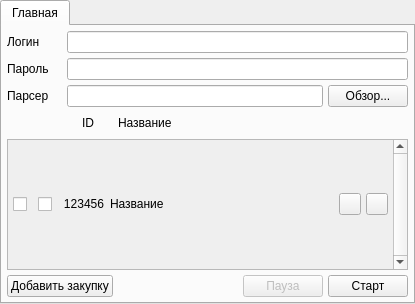
<?xml version="1.0" encoding="UTF-8"?>
<ui version="4.0">
 <class>Form</class>
 <widget class="QWidget" name="Form">
  <property name="geometry">
   <rect>
    <x>0</x>
    <y>0</y>
    <width>415</width>
    <height>304</height>
   </rect>
  </property>
  <property name="windowTitle">
   <string>CatalogRobot</string>
  </property>
  <property name="windowIcon">
   <iconset>
    <normaloff>:/res/robot.ico</normaloff>:/res/robot.ico</iconset>
  </property>
  <layout class="QVBoxLayout" name="verticalLayout_2">
   <property name="spacing">
    <number>0</number>
   </property>
   <property name="leftMargin">
    <number>0</number>
   </property>
   <property name="topMargin">
    <number>0</number>
   </property>
   <property name="rightMargin">
    <number>0</number>
   </property>
   <property name="bottomMargin">
    <number>0</number>
   </property>
   <item>
    <widget class="QTabWidget" name="tabWidget">
     <property name="currentIndex">
      <number>0</number>
     </property>
     <widget class="QWidget" name="main">
      <attribute name="title">
       <string>Главная</string>
      </attribute>
      <layout class="QGridLayout" name="gridLayout">
       <property name="leftMargin">
        <number>5</number>
       </property>
       <property name="topMargin">
        <number>5</number>
       </property>
       <property name="rightMargin">
        <number>5</number>
       </property>
       <property name="bottomMargin">
        <number>5</number>
       </property>
       <property name="spacing">
        <number>5</number>
       </property>
       <item row="6" column="15">
        <widget class="QPushButton" name="start_button">
         <property name="text">
          <string>Старт</string>
         </property>
        </widget>
       </item>
       <item row="3" column="0">
        <widget class="QLabel" name="download_icon">
         <property name="minimumSize">
          <size>
           <width>22</width>
           <height>22</height>
          </size>
         </property>
         <property name="maximumSize">
          <size>
           <width>22</width>
           <height>22</height>
          </size>
         </property>
         <property name="text">
          <string/>
         </property>
         <property name="pixmap">
          <pixmap>:/res/download.png</pixmap>
         </property>
         <property name="scaledContents">
          <bool>true</bool>
         </property>
        </widget>
       </item>
       <item row="4" column="0" rowspan="2" colspan="16">
        <widget class="QScrollArea" name="scrollArea">
         <property name="verticalScrollBarPolicy">
          <enum>Qt::ScrollBarAlwaysOn</enum>
         </property>
         <property name="widgetResizable">
          <bool>true</bool>
         </property>
         <widget class="QWidget" name="scrollAreaWidgetContents">
          <property name="geometry">
           <rect>
            <x>0</x>
            <y>0</y>
            <width>385</width>
            <height>131</height>
           </rect>
          </property>
          <layout class="QVBoxLayout" name="scrollArea_layout">
           <property name="spacing">
            <number>0</number>
           </property>
           <property name="leftMargin">
            <number>0</number>
           </property>
           <property name="topMargin">
            <number>0</number>
           </property>
           <property name="rightMargin">
            <number>0</number>
           </property>
           <property name="bottomMargin">
            <number>0</number>
           </property>
           <item>
            <widget class="QWidget" name="widget" native="true">
             <property name="minimumSize">
              <size>
               <width>0</width>
               <height>22</height>
              </size>
             </property>
             <property name="maximumSize">
              <size>
               <width>16777215</width>
               <height>22</height>
              </size>
             </property>
             <layout class="QHBoxLayout" name="horizontalLayout_2">
              <property name="spacing">
               <number>5</number>
              </property>
              <property name="leftMargin">
               <number>5</number>
              </property>
              <property name="topMargin">
               <number>0</number>
              </property>
              <property name="rightMargin">
               <number>5</number>
              </property>
              <property name="bottomMargin">
               <number>0</number>
              </property>
              <item>
               <widget class="QCheckBox" name="checkBox">
                <property name="minimumSize">
                 <size>
                  <width>20</width>
                  <height>20</height>
                 </size>
                </property>
                <property name="maximumSize">
                 <size>
                  <width>20</width>
                  <height>20</height>
                 </size>
                </property>
                <property name="text">
                 <string/>
                </property>
               </widget>
              </item>
              <item>
               <widget class="QCheckBox" name="checkBox_2">
                <property name="minimumSize">
                 <size>
                  <width>20</width>
                  <height>20</height>
                 </size>
                </property>
                <property name="maximumSize">
                 <size>
                  <width>20</width>
                  <height>20</height>
                 </size>
                </property>
                <property name="text">
                 <string/>
                </property>
               </widget>
              </item>
              <item>
               <widget class="QLabel" name="label">
                <property name="minimumSize">
                 <size>
                  <width>42</width>
                  <height>0</height>
                 </size>
                </property>
                <property name="maximumSize">
                 <size>
                  <width>42</width>
                  <height>16777215</height>
                 </size>
                </property>
                <property name="text">
                 <string>123456</string>
                </property>
                <property name="alignment">
                 <set>Qt::AlignCenter</set>
                </property>
               </widget>
              </item>
              <item>
               <widget class="QLabel" name="label_2">
                <property name="text">
                 <string>Название</string>
                </property>
               </widget>
              </item>
              <item>
               <widget class="QPushButton" name="pushButton">
                <property name="minimumSize">
                 <size>
                  <width>22</width>
                  <height>22</height>
                 </size>
                </property>
                <property name="maximumSize">
                 <size>
                  <width>22</width>
                  <height>22</height>
                 </size>
                </property>
                <property name="text">
                 <string/>
                </property>
                <property name="icon">
                 <iconset>
                  <normaloff>:/res/edit.png</normaloff>:/res/edit.png</iconset>
                </property>
               </widget>
              </item>
              <item>
               <widget class="QPushButton" name="pushButton_2">
                <property name="minimumSize">
                 <size>
                  <width>22</width>
                  <height>22</height>
                 </size>
                </property>
                <property name="maximumSize">
                 <size>
                  <width>22</width>
                  <height>22</height>
                 </size>
                </property>
                <property name="text">
                 <string/>
                </property>
                <property name="icon">
                 <iconset>
                  <normaloff>:/res/delete.png</normaloff>:/res/delete.png</iconset>
                </property>
               </widget>
              </item>
             </layout>
            </widget>
           </item>
          </layout>
         </widget>
        </widget>
       </item>
       <item row="6" column="14">
        <widget class="QPushButton" name="pause_button">
         <property name="enabled">
          <bool>false</bool>
         </property>
         <property name="text">
          <string>Пауза</string>
         </property>
        </widget>
       </item>
       <item row="2" column="15">
        <widget class="QPushButton" name="parser_search_button">
         <property name="text">
          <string>Обзор...</string>
         </property>
        </widget>
       </item>
       <item row="3" column="2">
        <widget class="QLabel" name="ID">
         <property name="minimumSize">
          <size>
           <width>42</width>
           <height>0</height>
          </size>
         </property>
         <property name="maximumSize">
          <size>
           <width>42</width>
           <height>16777215</height>
          </size>
         </property>
         <property name="text">
          <string>ID</string>
         </property>
         <property name="alignment">
          <set>Qt::AlignCenter</set>
         </property>
        </widget>
       </item>
       <item row="3" column="1">
        <widget class="QLabel" name="upload_icon">
         <property name="minimumSize">
          <size>
           <width>22</width>
           <height>22</height>
          </size>
         </property>
         <property name="maximumSize">
          <size>
           <width>22</width>
           <height>22</height>
          </size>
         </property>
         <property name="text">
          <string/>
         </property>
         <property name="pixmap">
          <pixmap>:/res/upload.png</pixmap>
         </property>
         <property name="scaledContents">
          <bool>true</bool>
         </property>
        </widget>
       </item>
       <item row="2" column="0" colspan="2">
        <widget class="QLabel" name="parser_label">
         <property name="text">
          <string>Парсер</string>
         </property>
        </widget>
       </item>
       <item row="1" column="0" colspan="2">
        <widget class="QLabel" name="password_label">
         <property name="text">
          <string>Пароль</string>
         </property>
        </widget>
       </item>
       <item row="0" column="0" colspan="2">
        <widget class="QLabel" name="login_label">
         <property name="text">
          <string>Логин</string>
         </property>
        </widget>
       </item>
       <item row="0" column="2" colspan="14">
        <widget class="QLineEdit" name="login_lineEdit"/>
       </item>
       <item row="1" column="2" colspan="14">
        <widget class="QLineEdit" name="password_lineEdit">
         <property name="echoMode">
          <enum>QLineEdit::Password</enum>
         </property>
        </widget>
       </item>
       <item row="2" column="2" colspan="13">
        <widget class="QLineEdit" name="parser_lineEdit"/>
       </item>
       <item row="3" column="3" colspan="12">
        <widget class="QLabel" name="name">
         <property name="minimumSize">
          <size>
           <width>191</width>
           <height>0</height>
          </size>
         </property>
         <property name="text">
          <string>Название</string>
         </property>
         <property name="alignment">
          <set>Qt::AlignLeading|Qt::AlignLeft|Qt::AlignVCenter</set>
         </property>
        </widget>
       </item>
       <item row="6" column="0" colspan="3">
        <widget class="QPushButton" name="add_button">
         <property name="text">
          <string>Добавить закупку</string>
         </property>
        </widget>
       </item>
      </layout>
     </widget>
    </widget>
   </item>
  </layout>
 </widget>
 <resources/>
 <connections/>
</ui>
